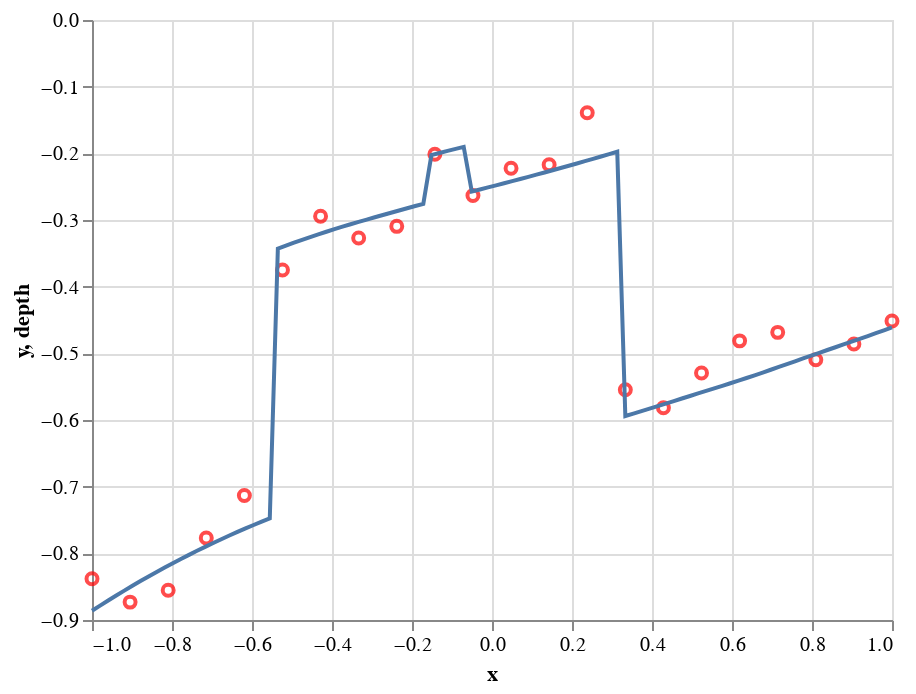

Notebook source saved alongside this figure:
### Markdown cell above
Rudolph makes his measurements.

### Code cell
measurements = pd.DataFrame(dict(x=np.linspace(house['x'].min(), house['x'].max(), npoints.value)))
f = interp1d(house['x'], house['depth'])
measurements['f'] = f(measurements['x'])
measurements['y'] = measurements['f'] + bb.rng.normal(0, error_sd.value, size=npoints.value)
measurements_chart = (
    alt.Chart(measurements)
    .mark_point(color='red')
    .encode(x='x', y='y'))
measurements_chart + house_chart

### Figure 1 — Vega-Lite specification as saved in the notebook (floating-point values rounded to 4 significant figures)
{"config": {"view": {"continuousWidth": 400, "continuousHeight": 300}}, "layer": [{"data": {"name": "data-76fc4a679e8eef7e33aca56772af4701"}, "mark": {"type": "point", "color": "red"}, "encoding": {"x": {"type": "quantitative", "field": "x"}, "y": {"type": "quantitative", "field": "y"}}}, {"data": {"name": "data-826e7ab5a2fbd1c23baf8a440c3516a0"}, "mark": "line", "encoding": {"x": {"type": "quantitative", "field": "x"}, "y": {"type": "quantitative", "field": "depth"}}}], "$schema": "https://vega.github.io/schema/vega-lite/v4.8.1.json", "datasets": {"data-76fc4a679e8eef7e33aca56772af4701": [{"x": -1.0, "f": -0.8862, "y": -0.8382}, {"x": -0.9048, "f": -0.8508, "y": -0.8732}, {"x": -0.8095, "f": -0.8185, "y": -0.8554}, {"x": -0.7143, "f": -0.7894, "y": -0.7769}, {"x": -0.619, "f": -0.7634, "y": -0.7133}, {"x": -0.5238, "f": -0.3404, "y": -0.3749}, {"x": -0.4286, "f": -0.3204, "y": -0.2945}, {"x": -0.3333, "f": -0.3028, "y": -0.3271}, {"x": -0.2381, "f": -0.2867, "y": -0.3095}, {"x": -0.1429, "f": -0.2013, "y": -0.2013}, {"x": -0.04762, "f": -0.2568, "y": -0.2632}, {"x": 0.04762, "f": -0.2422, "y": -0.2224}, {"x": 0.1429, "f": -0.2268, "y": -0.2172}, {"x": 0.2381, "f": -0.2107, "y": -0.1392}, {"x": 0.3333, "f": -0.594, "y": -0.5545}, {"x": 0.4286, "f": -0.5765, "y": -0.5816}, {"x": 0.5238, "f": -0.5586, "y": -0.5296}, {"x": 0.619, "f": -0.5404, "y": -0.4813}, {"x": 0.7143, "f": -0.521, "y": -0.4685}, {"x": 0.8095, "f": -0.501, "y": -0.5096}, {"x": 0.9048, "f": -0.4813, "y": -0.486}, {"x": 1.0, "f": -0.4612, "y": -0.4514}], "data-826e7ab5a2fbd1c23baf8a440c3516a0": [{"x": -1.0, "depth": -0.8862}, {"x": -0.9798, "depth": -0.8784}, {"x": -0.9596, "depth": -0.8708}, {"x": -0.9394, "depth": -0.8633}, {"x": -0.9192, "depth": -0.8559}, {"x": -0.899, "depth": -0.8487}, {"x": -0.8788, "depth": -0.8416}, {"x": -0.8586, "depth": -0.8347}, {"x": -0.8384, "depth": -0.8279}, {"x": -0.8182, "depth": -0.8213}, {"x": -0.798, "depth": -0.8148}, {"x": -0.7778, "depth": -0.8085}, {"x": -0.7576, "depth": -0.8023}, {"x": -0.7374, "depth": -0.7962}, {"x": -0.7172, "depth": -0.7903}, {"x": -0.697, "depth": -0.7845}, {"x": -0.6768, "depth": -0.7788}, {"x": -0.6566, "depth": -0.7733}, {"x": -0.6364, "depth": -0.7679}, {"x": -0.6162, "depth": -0.7626}, {"x": -0.596, "depth": -0.7575}, {"x": -0.5758, "depth": -0.7525}, {"x": -0.5556, "depth": -0.7477}, {"x": -0.5354, "depth": -0.343}, {"x": -0.5152, "depth": -0.3384}, {"x": -0.4949, "depth": -0.334}, {"x": -0.4747, "depth": -0.3298}, {"x": -0.4545, "depth": -0.3256}, {"x": -0.4343, "depth": -0.3216}, {"x": -0.4141, "depth": -0.3176}, {"x": -0.3939, "depth": -0.3138}, {"x": -0.3737, "depth": -0.3101}, {"x": -0.3535, "depth": -0.3064}, {"x": -0.3333, "depth": -0.3028}, {"x": -0.3131, "depth": -0.2993}, {"x": -0.2929, "depth": -0.2959}, {"x": -0.2727, "depth": -0.2925}, {"x": -0.2525, "depth": -0.2891}, {"x": -0.2323, "depth": -0.2857}, {"x": -0.2121, "depth": -0.2824}, {"x": -0.1919, "depth": -0.2791}, {"x": -0.1717, "depth": -0.2758}, {"x": -0.1515, "depth": -0.2027}, {"x": -0.1313, "depth": -0.1995}, {"x": -0.1111, "depth": -0.1964}, {"x": -0.09091, "depth": -0.1933}, {"x": -0.07071, "depth": -0.1903}, {"x": -0.05051, "depth": -0.2572}, {"x": -0.0303, "depth": -0.2542}, {"x": -0.0101, "depth": -0.2511}, {"x": 0.0101, "depth": -0.248}, {"x": 0.0303, "depth": -0.2449}, {"x": 0.05051, "depth": -0.2417}, {"x": 0.07071, "depth": -0.2385}, {"x": 0.09091, "depth": -0.2353}, {"x": 0.1111, "depth": -0.232}, {"x": 0.1313, "depth": -0.2287}, {"x": 0.1515, "depth": -0.2254}, {"x": 0.1717, "depth": -0.222}, {"x": 0.1919, "depth": -0.2186}, {"x": 0.2121, "depth": -0.2152}, {"x": 0.2323, "depth": -0.2117}, {"x": 0.2525, "depth": -0.2083}, {"x": 0.2727, "depth": -0.2047}, {"x": 0.2929, "depth": -0.2012}, {"x": 0.3131, "depth": -0.1976}, {"x": 0.3333, "depth": -0.594}, {"x": 0.3535, "depth": -0.5904}, {"x": 0.3737, "depth": -0.5867}, {"x": 0.3939, "depth": -0.583}, {"x": 0.4141, "depth": -0.5792}, {"x": 0.4343, "depth": -0.5754}, {"x": 0.4545, "depth": -0.5716}, {"x": 0.4747, "depth": -0.5678}, {"x": 0.4949, "depth": -0.564}, {"x": 0.5152, "depth": -0.5602}, {"x": 0.5354, "depth": -0.5564}, {"x": 0.5556, "depth": -0.5526}, {"x": 0.5758, "depth": -0.5488}, {"x": 0.596, "depth": -0.5449}, {"x": 0.6162, "depth": -0.541}, {"x": 0.6364, "depth": -0.537}, {"x": 0.6566, "depth": -0.5329}, {"x": 0.6768, "depth": -0.5288}, {"x": 0.697, "depth": -0.5246}, {"x": 0.7172, "depth": -0.5204}, {"x": 0.7374, "depth": -0.5162}, {"x": 0.7576, "depth": -0.5119}, {"x": 0.7778, "depth": -0.5076}, {"x": 0.798, "depth": -0.5034}, {"x": 0.8182, "depth": -0.4992}, {"x": 0.8384, "depth": -0.495}, {"x": 0.8586, "depth": -0.4909}, {"x": 0.8788, "depth": -0.4867}, {"x": 0.899, "depth": -0.4825}, {"x": 0.9192, "depth": -0.4783}, {"x": 0.9394, "depth": -0.474}, {"x": 0.9596, "depth": -0.4698}, {"x": 0.9798, "depth": -0.4655}, {"x": 1.0, "depth": -0.4612}]}}
